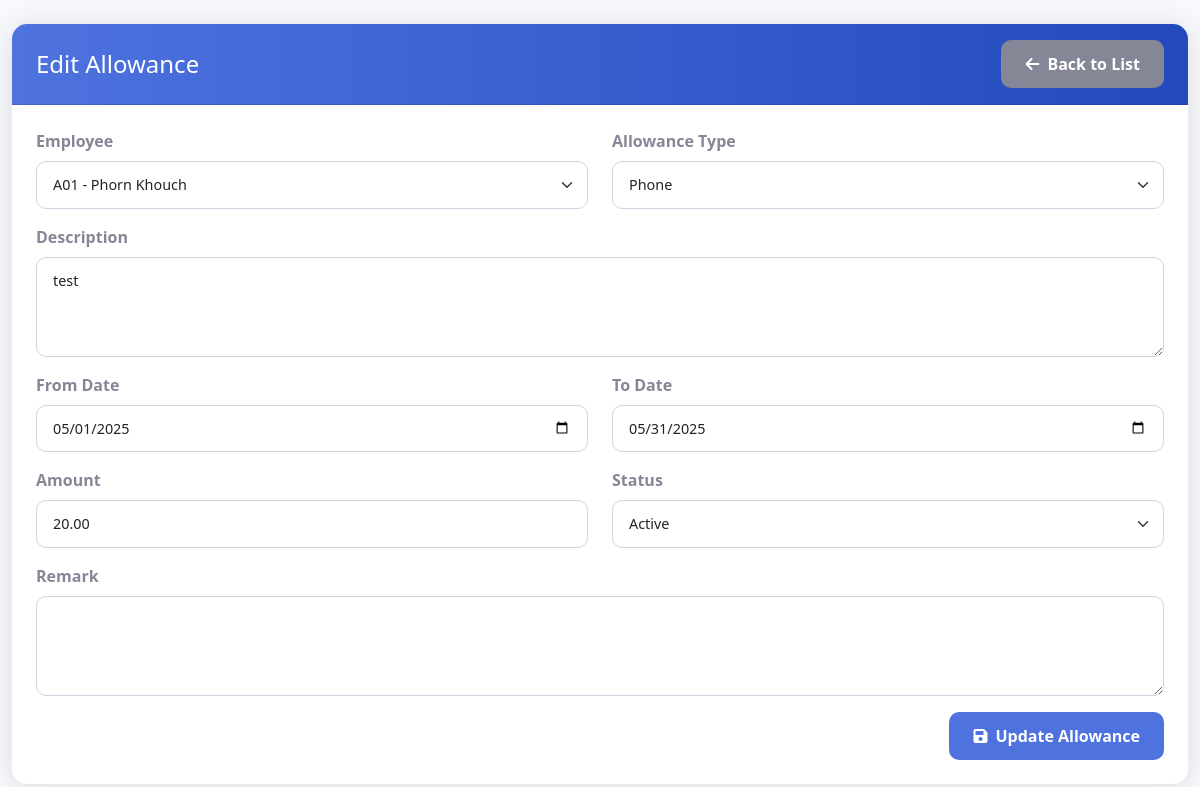
The app's page /view/PRAllowance/edit.php?id=5 with its own data.
### tables this page shows
CREATE TABLE `prallowance` (
  `ID` int(11) NOT NULL,
  `EmpCode` varchar(50) DEFAULT NULL,
  `AllowanceType` varchar(50) DEFAULT NULL,
  `Description` text DEFAULT NULL,
  `FromDate` date DEFAULT NULL,
  `ToDate` date DEFAULT NULL,
  `Amount` decimal(10,2) DEFAULT NULL,
  `Status` varchar(20) DEFAULT NULL,
  `Remark` text DEFAULT NULL
);

CREATE TABLE `hrstaffprofile` (
  `EmpCode` varchar(20) NOT NULL,
  `EmpName` varchar(100) DEFAULT NULL,
  `Gender` varchar(20) DEFAULT NULL,
  `Dob` date DEFAULT NULL,
  `Position` varchar(100) DEFAULT NULL,
  `Department` varchar(100) DEFAULT NULL,
  `Company` varchar(100) DEFAULT NULL,
  `Level` varchar(50) DEFAULT NULL,
  `Division` varchar(100) DEFAULT NULL,
  `StartDate` date DEFAULT NULL,
  `Status` varchar(20) DEFAULT NULL,
  `Contact` varchar(50) DEFAULT NULL,
  `Email` varchar(100) DEFAULT NULL,
  `Address` text DEFAULT NULL,
  `LineManager` varchar(100) DEFAULT NULL,
  `Hod` varchar(100) DEFAULT NULL,
  `Photo` varchar(255) DEFAULT NULL,
  `IsProb` int(11) NOT NULL,
  `Salary` decimal(10,2) DEFAULT NULL,
  `PayParameter` varchar(50) DEFAULT NULL,
  `Telegram` varchar(255) NOT NULL,
  `ProbationDate` date NOT NULL
);

### view/PRAllowance/edit.php (the view, shortened to what this page needs)
<?php
include("../../Config/conect.php");
$id = intval($_GET['id']);
$sql = "SELECT a.*, sp.EmpName
        FROM prallowance a
        LEFT JOIN hrstaffprofile sp ON a.EmpCode = sp.EmpCode
        WHERE a.ID = ?";
$stmt = $con->prepare($sql);
$stmt->bind_param("i", $id);
$stmt->execute();
$result = $stmt->get_result();
$allowance = $result->fetch_assoc();
$empQuery = "SELECT EmpCode, EmpName FROM hrstaffprofile WHERE Status = 'Active' ORDER BY EmpName";
$employees = $con->query($empQuery);
?>
<!DOCTYPE html>
<html lang="en">
<head>
    <link href="https://cdn.jsdelivr.net/npm/bootstrap@5.1.3/dist/css/bootstrap.min.css" rel="stylesheet">
    <link href="https://cdnjs.cloudflare.com/ajax/libs/font-awesome/6.0.0/css/all.min.css" rel="stylesheet">
    <link href="../../style/career.css" rel="stylesheet">
</head>
<body>
    <div class="container-fluid mt-4">
        <div class="row justify-content-center">
            <div class="col-md-12">
                <div class="card">
                    <div class="card-header">
                        <div class="d-flex justify-content-between align-items-center">
                            <h4 class="mb-0">Edit Allowance</h4>
                            <a href="index.php" class="btn btn-secondary">
                                <i class="fas fa-arrow-left me-2"></i>Back to List
                            </a>
                        </div>
                    </div>
                    <div class="card-body">
                        <form action="../../action/PRAllowance/edit.php" method="POST" id="allowanceForm">
                            <div class="row mb-3">
                                <div class="col-md-6">
                                    <label for="EmpCode" class="form-label">Employee</label>
                                    <select class="form-select" name="EmpCode" id="EmpCode" required>
                                        <?php while($emp = $employees->fetch_assoc()): ?>
                                            <option value="<?php echo htmlspecialchars($emp['EmpCode']); ?>"
                                                <?php echo ($emp['EmpCode'] === $allowance['EmpCode']) ? 'selected' : ''; ?>>
                                                <?php echo htmlspecialchars($emp['EmpCode'] . ' - ' . $emp['EmpName']); ?>
                                            </option>
                                        <?php endwhile; ?>
                                    </select>
                                </div>
                                <div class="col-md-6">
                                    <label for="AllowanceType" class="form-label">Allowance Type</label>
                                    <select class="form-select" name="AllowanceType" id="AllowanceType" required>
                                        <?php
                                        $types = ['Transportation', 'Housing', 'Meal', 'Phone', 'Other'];
                                        foreach ($types as $type):
                                        ?>
                                            <option value="<?php echo $type; ?>"
                                                <?php echo ($type === $allowance['AllowanceType']) ? 'selected' : ''; ?>>
                                                <?php echo $type; ?>
                                            </option>
                                        <?php endforeach; ?>
                                    </select>
                                </div>
                            </div>
                            <div class="row mb-3">
                                <div class="col-md-12">
                                    <label for="Description" class="form-label">Description</label>
                                    <textarea class="form-control" name="Description" id="Description" rows="3" required><?php echo htmlspecialchars($allowance['Description']); ?></textarea>
                                </div>
                            </div>
                            <div class="row mb-3">
                                <div class="col-md-6">
                                    <label for="FromDate" class="form-label">From Date</label>
                                    <input type="date" class="form-control" name="FromDate" id="FromDate"
                                           value="<?php echo htmlspecialchars($allowance['FromDate']); ?>" required>
                                </div>
                                <div class="col-md-6">
                                    <label for="ToDate" class="form-label">To Date</label>
                                    <input type="date" class="form-control" name="ToDate" id="ToDate"
                                           value="<?php echo htmlspecialchars($allowance['ToDate']); ?>" required>
                                </div>
                            </div>
                            <div class="row mb-3">
                                <div class="col-md-6">
                                    <label for="Amount" class="form-label">Amount</label>
                                    <input type="number" class="form-control" name="Amount" id="Amount"
                                           step="0.01" min="0" value="<?php echo htmlspecialchars($allowance['Amount']); ?>" required>
                                </div>
                                <div class="col-md-6">
                                    <label for="Status" class="form-label">Status</label>
                                    <select class="form-select" name="Status" id="Status" required>
                                        <option value="Active" <?php echo ($allowance['Status'] === 'Active') ? 'selected' : ''; ?>>Active</option>
                                    </select>
                                </div>
                            </div>
                            <div class="mb-3">
                                <label for="Remark" class="form-label">Remark</label>
                                <textarea class="form-control" name="Remark" id="Remark" rows="2"><?php echo htmlspecialchars($allowance['Remark']); ?></textarea>
                            </div>
                            <div class="text-end">
                                <button type="submit" class="btn btn-primary">
                                    <i class="fas fa-save me-2"></i>Update Allowance
                                </button>
                            </div>
                        </form>
                    </div>
                </div>
            </div>
        </div>
    </div>
</body>
</html>

### Style/career.css (style rules this page uses)
:root { --primary-color: #4e73df; --secondary-color: #858796; --success-color: #1cc88a; --info-color: #36b9cc; --warning-color: #f6c23e; --danger-color: #e74a3b; }
body { background-color: #f8f9fc; font-family: 'Segoe UI', Tahoma, Geneva, Verdana, sans-serif; }
.card { border: none; border-radius: 15px; box-shadow: 0 0.15rem 1.75rem 0 rgba(58, 59, 69, 0.15); }
.card-header { background: linear-gradient(to right, var(--primary-color), #224abe); color: white; border-radius: 15px 15px 0 0 !important; padding: 1rem 1.5rem; }
.card-body { padding: 1.5rem; }
.form-control, .form-select { border-radius: 10px; border: 1px solid #d1d3e2; padding: 0.75rem 1rem; font-size: 0.9rem; }
.form-label { font-weight: 600; color: var(--secondary-color); margin-bottom: 0.5rem; }
textarea.form-control { min-height: 100px; }
.btn { border-radius: 10px; padding: 0.75rem 1.5rem; font-weight: 600; transition: all 0.2s; }
.btn-primary { background-color: var(--primary-color); border: none; }
.btn-secondary { background-color: var(--secondary-color); border: none; }

### records on screen
prallowance: EmpCode "A01 - Phorn Khouch", AllowanceType "Phone", Description "test", FromDate "05/01/2025", ToDate "05/31/2025", Amount "20.00", Status "Active"
